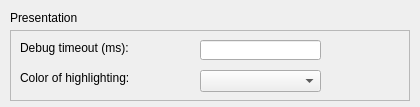
<?xml version="1.0" encoding="UTF-8"?>
<ui version="4.0">
 <class>PreferencesDebuggerPage</class>
 <widget class="QWidget" name="PreferencesDebuggerPage">
  <property name="geometry">
   <rect>
    <x>0</x>
    <y>0</y>
    <width>420</width>
    <height>107</height>
   </rect>
  </property>
  <widget class="QFrame" name="frame_7">
   <property name="geometry">
    <rect>
     <x>10</x>
     <y>30</y>
     <width>400</width>
     <height>71</height>
    </rect>
   </property>
   <property name="frameShape">
    <enum>QFrame::StyledPanel</enum>
   </property>
   <property name="frameShadow">
    <enum>QFrame::Raised</enum>
   </property>
   <widget class="QLabel" name="label_14">
    <property name="geometry">
     <rect>
      <x>10</x>
      <y>10</y>
      <width>171</width>
      <height>16</height>
     </rect>
    </property>
    <property name="text">
     <string>Debug timeout (ms):</string>
    </property>
   </widget>
   <widget class="QLineEdit" name="timeoutLineEdit">
    <property name="geometry">
     <rect>
      <x>190</x>
      <y>10</y>
      <width>121</width>
      <height>20</height>
     </rect>
    </property>
   </widget>
   <widget class="QLabel" name="label_15">
    <property name="geometry">
     <rect>
      <x>10</x>
      <y>40</y>
      <width>171</width>
      <height>16</height>
     </rect>
    </property>
    <property name="text">
     <string>Color of highlighting:</string>
    </property>
   </widget>
   <widget class="QComboBox" name="colorComboBox">
    <property name="geometry">
     <rect>
      <x>190</x>
      <y>40</y>
      <width>121</width>
      <height>22</height>
     </rect>
    </property>
   </widget>
  </widget>
  <widget class="QLabel" name="label_16">
   <property name="geometry">
    <rect>
     <x>10</x>
     <y>10</y>
     <width>400</width>
     <height>16</height>
    </rect>
   </property>
   <property name="text">
    <string>Presentation</string>
   </property>
  </widget>
 </widget>
 <resources/>
 <connections/>
</ui>
